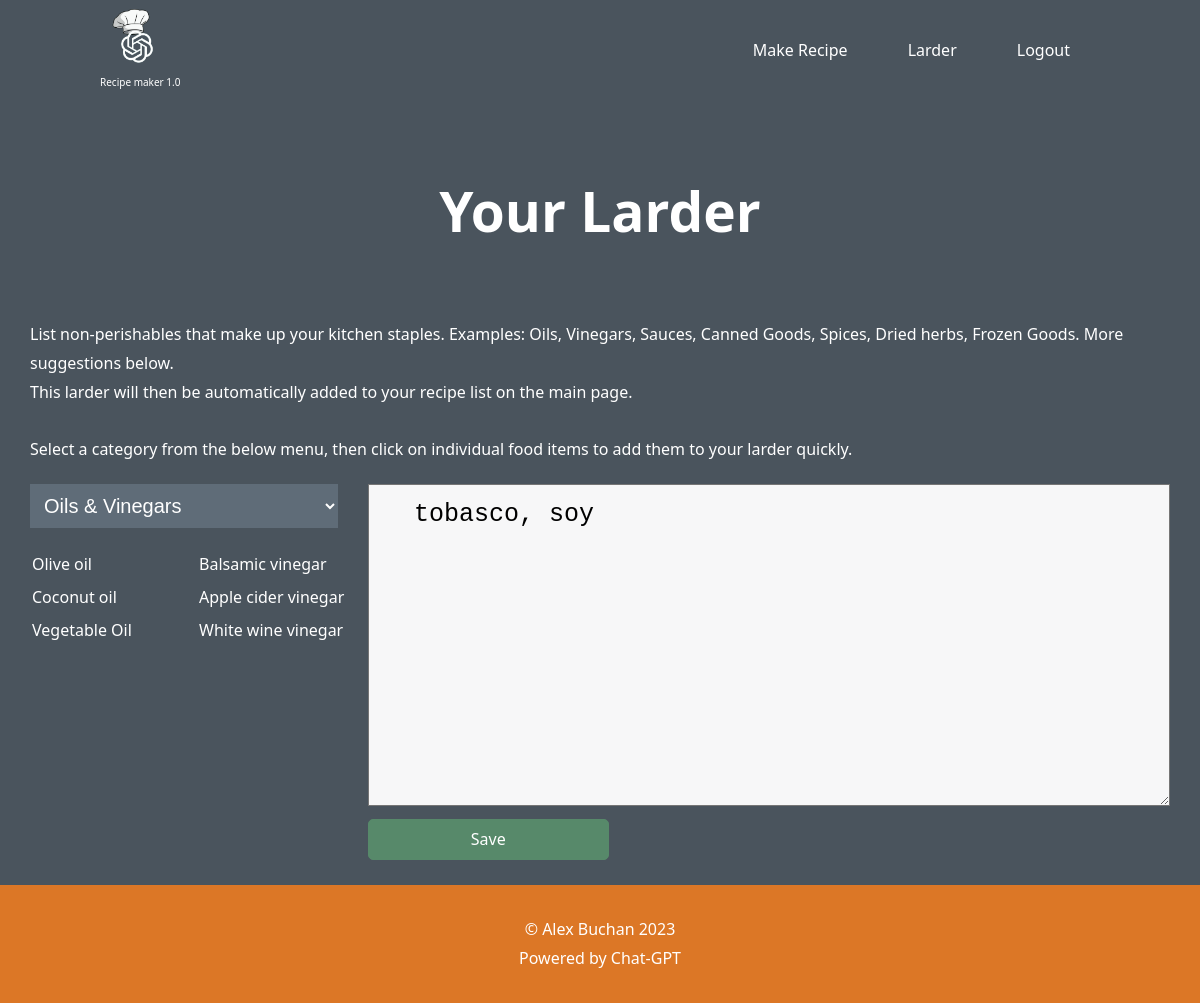
The page /larder (signed in) on the database as committed earlier.
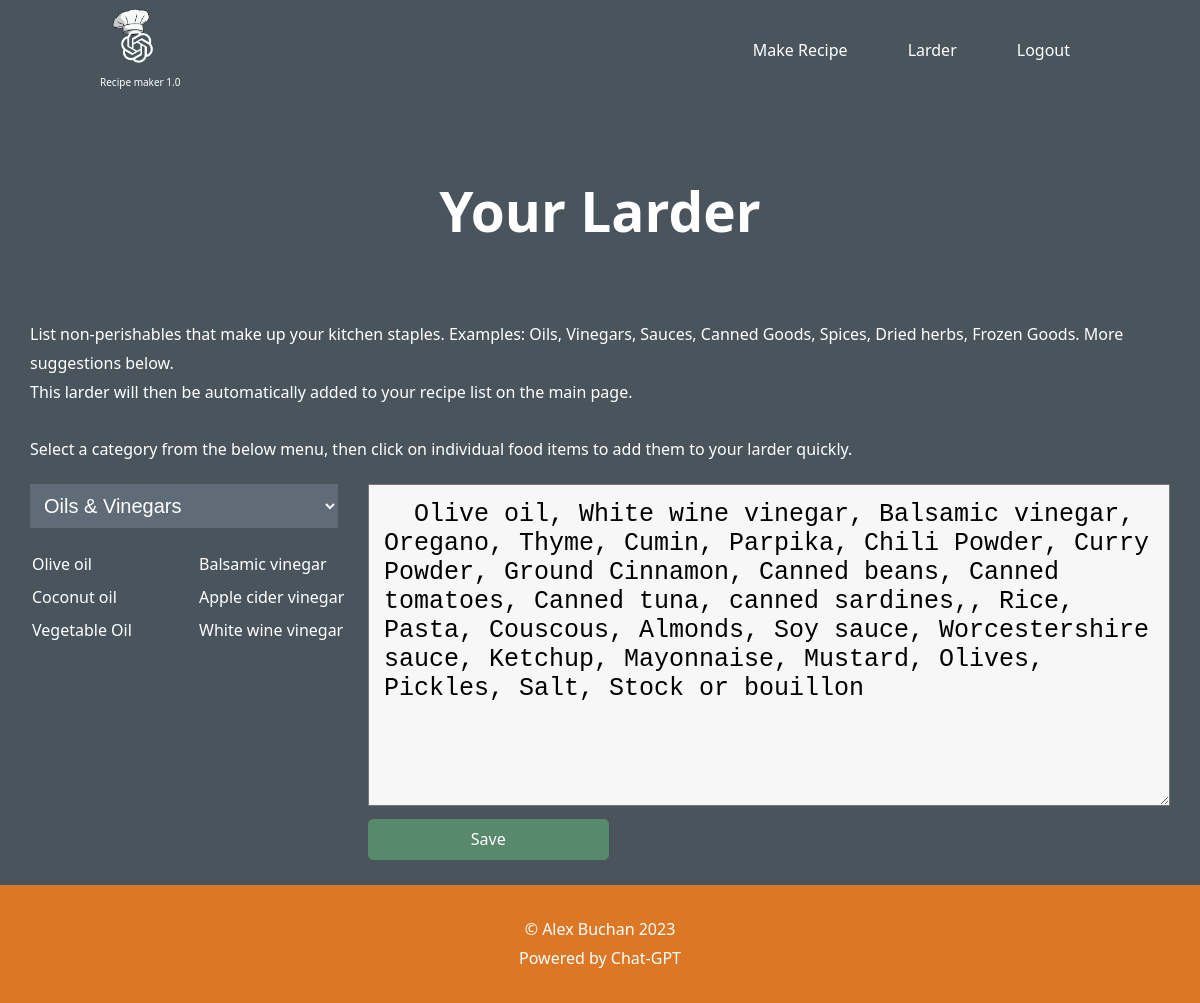
The same page on the database as committed later.
### tables this page shows
CREATE TABLE users (
id INTEGER PRIMARY KEY AUTOINCREMENT,
name TEXT NOT NULL,
hash TEXT NOT NULL,
larder  TEXT NOT NULL
);

### app.py (the view, shortened to what this page needs)
@app.route('/larder', methods=['GET', 'POST'])
@login_required
def larder():
    user_id = session["user_id"]
    if request.method == 'GET':
        connection = sqlite3.connect('database.db')
        cursor = connection.cursor()
        row = cursor.execute("SELECT * FROM users WHERE id = ?", (user_id,)).fetchone()
        larder = row[3]
        return render_template('larder.html', larder=larder)

### helpers.py (called while the page is built)
def login_required(f):
    @wraps(f)
    def decorated_function(*args, **kwargs):
        if session.get("user_id") is None:
            return redirect("/login")
        return f(*args, **kwargs)
    return decorated_function

### templates/larder.html (shortened to what this page needs)
{% extends "layout.html" %} {% block main %}
<div class="backgroundImage">
  <h1 class="larderTitle">Your Larder</h1>
</div>
<div class="larderContainer">
  <div class="larderSecondary">
    <p class="larderInfo">
      List non-perishables that make up your kitchen staples. Examples: Oils,
      Vinegars, Sauces, Canned Goods, Spices, Dried herbs, Frozen Goods. More
      suggestions below.
    </p>
    <p class="larderInfo">
      This larder will then be automatically added to your recipe list on the
      main page.
    </p>
    <br />
    <p class="larderInfo">
      Select a category from the below menu, then click on individual food items
      to add them to your larder quickly.
    </p>
  </div>
  <div class="larderMain">
    <div class="suggestions">
      <select name="larderSuggestions" id="larderSuggestions">
        <option value="oils">Oils & Vinegars</option>
      </select>
      <ul id="ingredientList"></ul>
    </div>
    <form class="larderForm" action="/larder" method="post">
      <textarea
        name="larder"
        id="larder"
        cols="30"
        rows="10"
        placeholder="List here ingredients, seperated with commas."
      >
  {{larder}}</textarea
      >
      <button class="btn" type="submit">Save</button>
    </form>
  </div>
</div>
{% endblock %}

Rows that differ between the two databases and show on the page:
changed users: larder "tobasco, soy" → "Olive oil, White wine vinegar, Balsamic vinegar, Oregano, Thyme, Cumin, Parpika, Chili Powder, Curry Powder, Ground Cinnamon, Canned beans, Canned tomatoes, Canned tuna, canned sardines,, Rice, Pasta, Couscous, Almonds, Soy sauce, Worcestershire sauce, Ketchup, Mayonnaise, Mustard, Olives, Pickles, Salt, Stock or bouillon"
